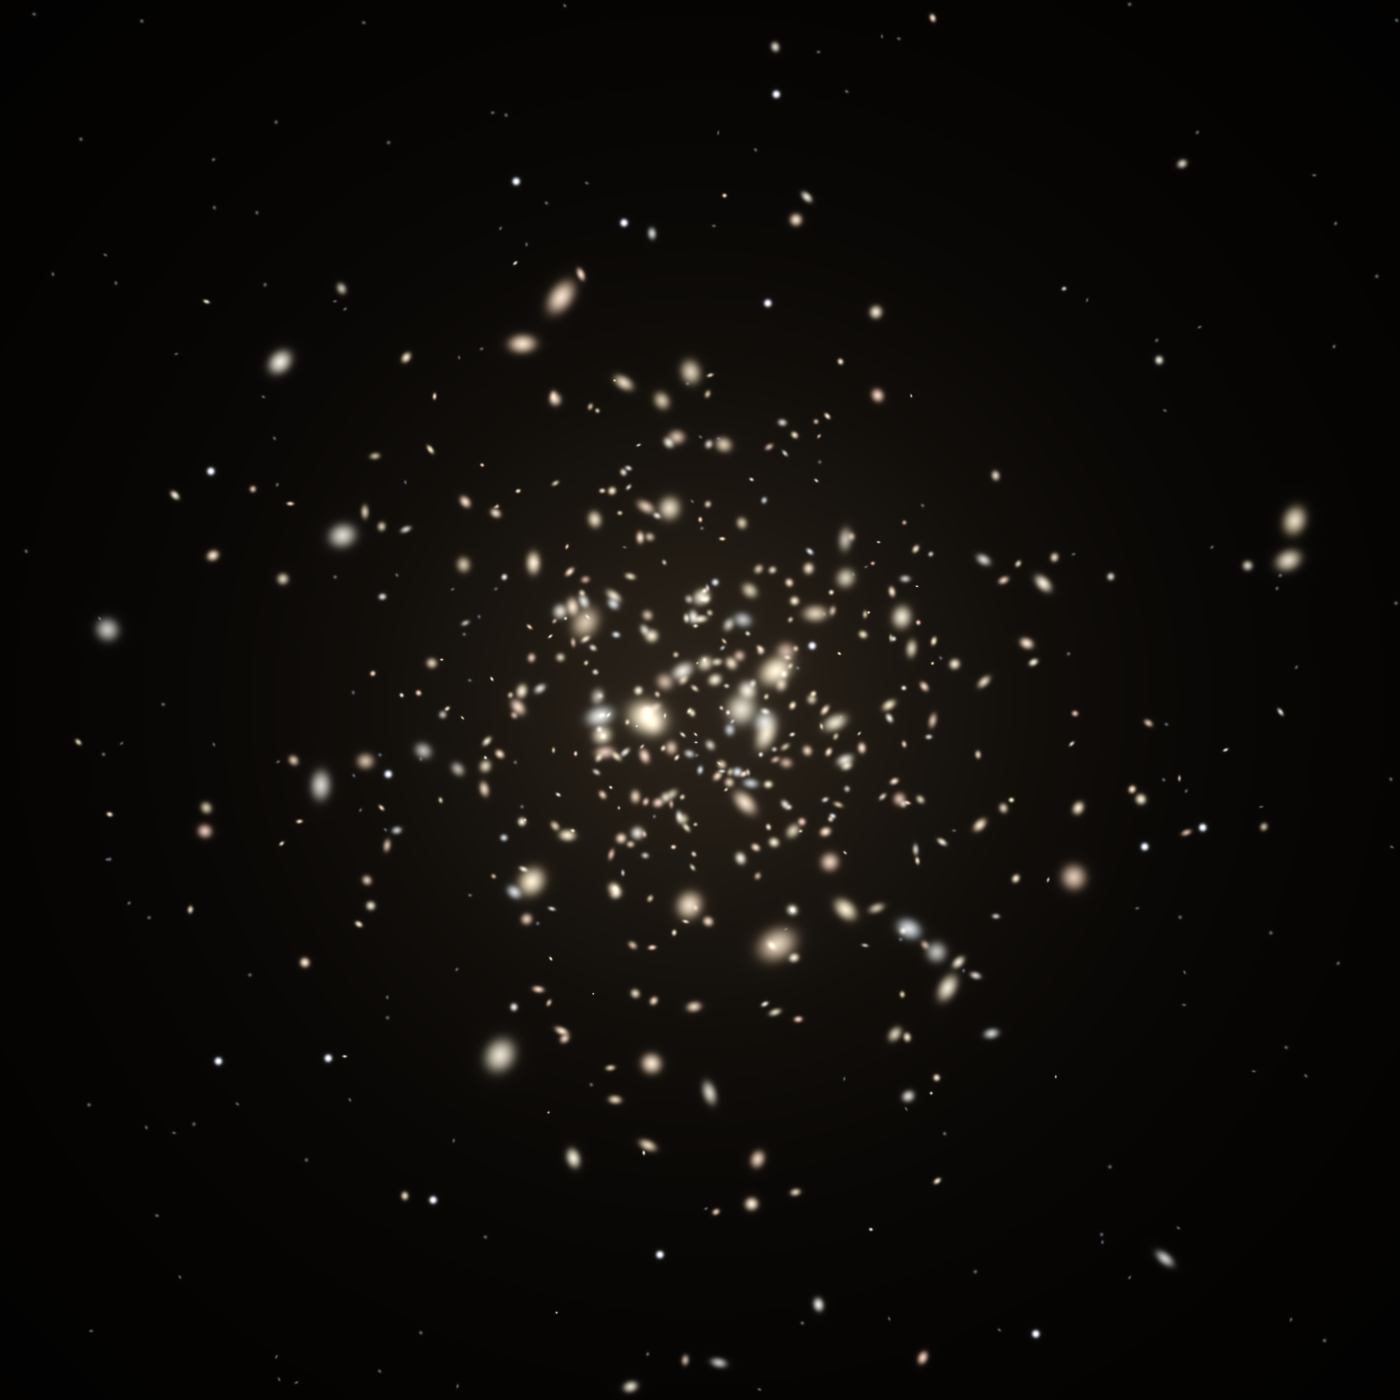

Source code (Python):
"""Representación esquemática de un cúmulo de galaxias (tipo Coma).

Galaxias elípticas distribuidas con un perfil de King proyectado, dos
elípticas gigantes en el centro y un halo difuso intracúmulo. El tono de
cada galaxia (azulado/rojizo) codifica su velocidad en la línea de visión,
que es lo que se mide para estimar la dispersión de velocidades.
No es una imagen real. Salida: PNG.

Uso:  python3 cumulo.py [salida.png]
"""
import sys
import numpy as np
from PIL import Image

out = sys.argv[1] if len(sys.argv) > 1 else "cumulo.png"
rng = np.random.default_rng(7)
N = 1400                      # píxeles
L = 2.4                       # semiancho del campo (unidades de r_c)
x = np.linspace(-L, L, N)
X, Y = np.meshgrid(x, x)
img = np.zeros((N, N, 3))

def blob(cx, cy, a, q, ang, amp, col):
    c, s = np.cos(ang), np.sin(ang)
    dx, dy = X - cx, Y - cy
    u = (c * dx + s * dy) / a
    w = (-s * dx + c * dy) / (a * q)
    r2 = u * u + w * w
    prof = amp * (np.exp(-r2 / 2) + 0.35 * np.exp(-np.sqrt(r2) * 1.2))
    for k in range(3):
        img[..., k] += prof * col[k]

# halo difuso intracúmulo
R = np.hypot(X, Y)
halo = 0.07 / (1 + (R / 0.9) ** 2) ** 1.1
img += halo[..., None] * np.array([1.0, 0.78, 0.55])

# galaxias: radios con perfil de King proyectado, Sigma ~ (1 + r^2)^-1
n_gal = 480
u = rng.random(n_gal)
rr = np.sqrt((1 / (1 - u * 0.92)) - 1) * 0.75
th = rng.random(n_gal) * 2 * np.pi
gx, gy = rr * np.cos(th), rr * np.sin(th)
vlos = rng.normal(0, 1, n_gal)
warm = np.array([1.0, 0.86, 0.62])
for cx, cy, v in zip(gx, gy, vlos):
    if abs(cx) > L or abs(cy) > L:
        continue
    a = 0.0075 * np.exp(rng.normal(0, 0.5))
    q = 0.55 + 0.45 * rng.random()
    t = np.clip(v / 2.0, -1, 1)
    col = warm * (1 - 0.55 * abs(t)) + 0.55 * abs(t) * (np.array([0.55, 0.75, 1.0]) if t < 0 else np.array([1.0, 0.55, 0.55]))
    blob(cx, cy, a, q, rng.random() * np.pi, 0.7 + 0.9 * rng.random(), col)

# dos elípticas gigantes centrales
blob(-0.18, 0.06, 0.032, 0.82, 0.4, 2.0, warm)
blob(0.26, -0.1, 0.028, 0.75, -0.6, 1.8, warm)

# galaxias de fondo, muy débiles
for _ in range(160):
    cx, cy = (rng.random(2) - 0.5) * 2 * L
    blob(cx, cy, 0.004, 0.6 + 0.4 * rng.random(), rng.random() * np.pi, 0.25, np.array([0.7, 0.75, 0.9]))

# estrellas de campo (muy pocas, con espícula sutil)
for _ in range(14):
    cx, cy = (rng.random(2) - 0.5) * 2 * L * 0.95
    blob(cx, cy, 0.006, 1.0, 0, 2.5, np.array([0.85, 0.9, 1.0]))

# tono: compresión logarítmica
img = np.log1p(6 * img) / np.log1p(6 * 2.2)
img = np.clip(img, 0, 1) ** 0.9
Image.fromarray((img * 255).astype(np.uint8)).save(out)
print("ok", out)
